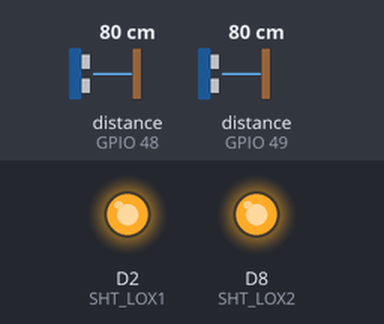
The sketch below on a simulated ESP8266 (NodeMCU). Shown: output pins drawn as LEDs (lit = HIGH). Inputs (shaded band) come from the test bench; at power-on: distance to the obstacle (sensors on GPIO 48, GPIO 49) 80 cm. WiFi joins after 1.5 s; servers stay silent unless stated; uploads are accepted with an empty reply; what the sketch prints to the serial monitor is not drawn.

Above: at 1.2 s.
1.3 s: distance to the obstacle (sensor on GPIO 48) set to 250 cm
Timing chart, 0 to 4.3 s (numbered marks = the images above; inputs shaded):
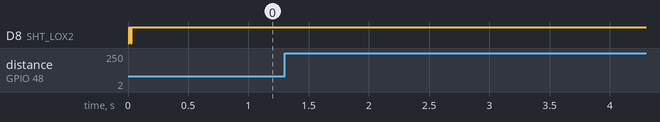

Measured:
- after the input at 1.3 s, every drawn part: stays the same

The sketch:

VL530L0X_DUAL.ino
```cpp
#include "Adafruit_VL53L0X.h"
//#include <ESP8266WiFi.h>
#include <ESP8266WiFiMulti.h>
#include <ESP8266HTTPClient.h>
ESP8266WiFiMulti WiFiMulti;

#define ssid        "teamnova05_2G"
#define password    "05teamnova8911"
//WiFi.mode(WIFI_STA);
//WiFiMulti.addAP(ssid, password);

// address we will assign if dual sensor is present
#define LOX1_ADDRESS 0x30
#define LOX2_ADDRESS 0x31

// set the pins to shutdown
#define SHT_LOX1 D2
#define SHT_LOX2 D8

// objects for the vl53l0x
Adafruit_VL53L0X lox1 = Adafruit_VL53L0X();
Adafruit_VL53L0X lox2 = Adafruit_VL53L0X();

// this holds the measurement
VL53L0X_RangingMeasurementData_t measure1;
VL53L0X_RangingMeasurementData_t measure2;

int distance1 = 0;
int distance2 = 0;

//중복 입출입을 방지하기 위한 변수
//0 - 사람 감지 가능
//1 - 사람 감지 불가능
int count_identifier = 0;
/*
    Reset all sensors by setting all of their XSHUT pins low for delay(10), then set all XSHUT high to bring out of reset
    Keep sensor #1 awake by keeping XSHUT pin high
    Put all other sensors into shutdown by pulling XSHUT pins low
    Initialize sensor #1 with lox.begin(new_i2c_address) Pick any number but 0x29 and it must be under 0x7F. Going with 0x30 to 0x3F is probably OK.
    Keep sensor #1 awake, and now bring sensor #2 out of reset by setting its XSHUT pin high.
    Initialize sensor #2 with lox.begin(new_i2c_address) Pick any number but 0x29 and whatever you set the first sensor to
 */
void setID() {
  // all reset
  digitalWrite(SHT_LOX1, LOW);
  digitalWrite(SHT_LOX2, LOW);
  delay(10);
  // all unreset
  digitalWrite(SHT_LOX1, HIGH);
  digitalWrite(SHT_LOX2, HIGH);
  delay(10);

  // activating LOX1 and reseting LOX2
  digitalWrite(SHT_LOX1, HIGH);
  digitalWrite(SHT_LOX2, LOW);

  // initing LOX1
  if(!lox1.begin(LOX1_ADDRESS)) {
    Serial.println(F("Failed to boot first VL53L0X"));
    while(1);
  }
  delay(10);

  // activating LOX2
  digitalWrite(SHT_LOX2, HIGH);
  delay(10);

  //initing LOX2
  if(!lox2.begin(LOX2_ADDRESS)) {
    Serial.println(F("Failed to boot second VL53L0X"));
    while(1);
  }
}

void read_dual_sensors() {

  lox1.rangingTest(&measure1, false); // pass in 'true' to get debug data printout!
  lox2.rangingTest(&measure2, false); // pass in 'true' to get debug data printout!

  // print sensor one reading
  Serial.print("1: ");
  if(measure1.RangeStatus != 4) {     // if not out of range
    distance1 = measure1.RangeMilliMeter;
    if(distance1 == 8191)
    {
      distance1 = 0;
    }
    Serial.print(distance1);
    Serial.print("          ");
  } else {
//    Serial.print("Out of range");
    Serial.print(distance1);
  }

  Serial.print("                ");

  // print sensor two reading
  Serial.print("2: ");
  if(measure2.RangeStatus != 4) {
    distance2 = measure2.RangeMilliMeter;
    if(distance2 == 8191)
    {
      distance2 = 0;
    }
    Serial.print(distance2);
  } else {
//    Serial.print("Out of range");
    Serial.print(distance2);
  }

  Serial.println();

  //레이저 센서 1번과 2번을 모두 측정했다. 이제 레이저센서의 상태에 따라 사람이 들어왔는지, 아님 나갔는지를 정한다.

  //사람감지를 다시 하기 위해, 입출입 인원수 변수를 0으로 정한다.
  if(distance1 == 0 && distance2 == 0){
    count_identifier = 0;
  }

  //사람이 들어왔다.
  if(distance1 > distance2 && distance2 == 0 && count_identifier == 0){
    //사람이 들어왔다는 정보를 DB로 전송
      if((WiFiMulti.run() == WL_CONNECTED)){
      HTTPClient http;//HTTP통신 준비

      //HTTP통신 시작
      http.begin("http://squart300kg.cafe24.com/iot/officeInOut.php?type="+String("in")); //HTTP
      //통신 결과값 수신
      int httpCode = http.GET();

      //통신을 했다면!
      if(httpCode > 0){
        Serial.printf("[HTTP] 통신코드(GET): %d\n", httpCode);
        //HTTP 응답을 받음!
        if(httpCode == HTTP_CODE_OK) {
          String payload = http.getString();
          Serial.println(payload);
          //한사림이 들어갔다.
          count_identifier = 1;
          }
      }else{
        //통신 에러
        Serial.printf("[HTTP] 통신에러(GET): %s\n", http.errorToString(httpCode).c_str());
      }
      //HTTP통신을 종료한다.
      http.end();

      }
  }

  //사람이 나갔다.
  if(distance1 < distance2 && distance1 == 0 && count_identifier == 0){
    //사람이 나갔다는 정보를 DB로 전송
    if((WiFiMulti.run() == WL_CONNECTED)){
      HTTPClient http;//HTTP통신 준비

      //HTTP통신 시작
      http.begin("http://squart300kg.cafe24.com/iot/officeInOut.php?type="+String("out")); //HTTP
      //통신 결과값 수신
      int httpCode = http.GET();

      //통신을 했다면!
      if(httpCode > 0){
        Serial.printf("[HTTP] 통신코드(GET): %d\n", httpCode);
        //HTTP 응답을 받음!
        if(httpCode == HTTP_CODE_OK) {
          String payload = http.getString();
          Serial.println(payload);
          //한사림이 들어갔다.
          count_identifier = 1;
          }
      }else{
        //통신 에러
        Serial.printf("[HTTP] 통신에러(GET): %s\n", http.errorToString(httpCode).c_str());
      }
      //HTTP통신을 종료한다.
      http.end();
    }
  }
  distance1 = 0;
  distance2 = 0;
}

void setup() {
  Serial.begin(115200);

  // wait until serial port opens for native USB devices
  while (! Serial) { delay(1); }

  pinMode(SHT_LOX1, OUTPUT);
  pinMode(SHT_LOX2, OUTPUT);

  Serial.println("Shutdown pins inited...");

  digitalWrite(SHT_LOX1, LOW);
  digitalWrite(SHT_LOX2, LOW);

  Serial.println("Both in reset mode...(pins are low)");


  Serial.println("Starting...");

  setID();

  //와이파이 접속 설정
//  ESP8266WiFiMulti WiFiMulti;
  WiFi.mode(WIFI_STA);
  WiFiMulti.addAP(ssid, password);
}

void loop() {
  read_dual_sensors();
//  delay(100);
}
```
